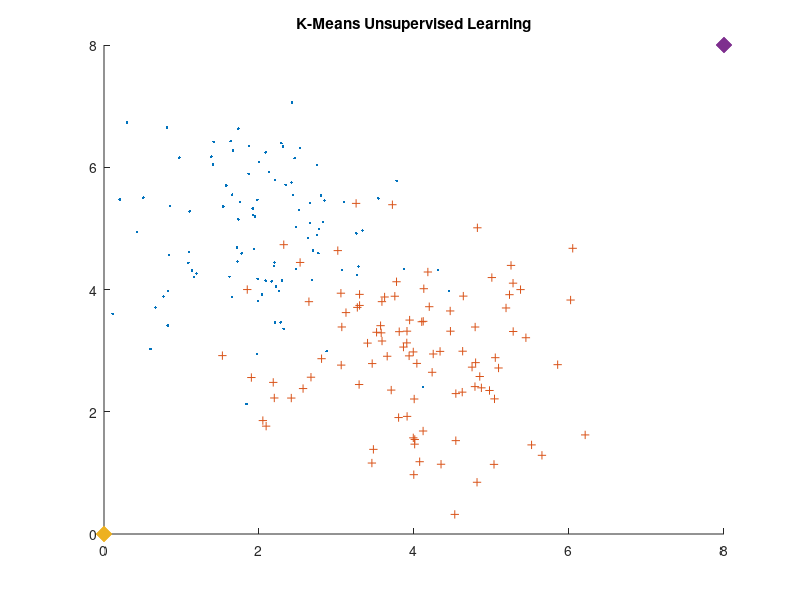
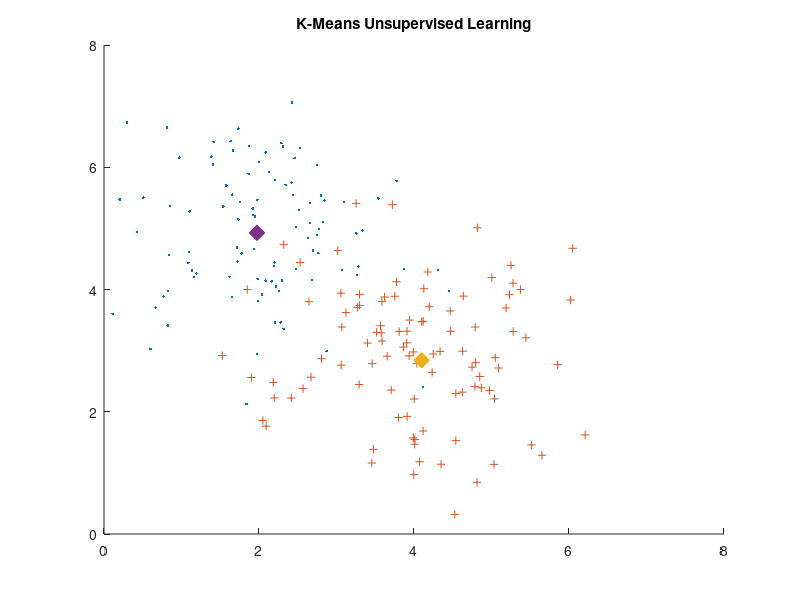

Write the MATLAB code that produced these figures, in order.
clear all; clc;
X = mvnrnd([2 5], [1 1], 100); %OG data
Y = mvnrnd([4 3], [1 1], 100);

Z = vertcat(X,Y);

x = [0 00];
y = [8 8];
mus = [];
H = 10;
j = 0;
figure
hold on
plot(X(:,1),X(:,2),'.'); %plot
plot(Y(:,1),Y(:,2),'+');
title('K-Means Unsupervised Learning');
plot(x(:,1),x(:,2),'x','linewidth',8); %plot
plot(y(:,1),y(:,2),'x','linewidth',8);
axis([0 8 0 8]);
while(H > 1)
classx = [];
classy = [];
for i = 1:length(Z)
   distx = pdist2(x,Z(i,1:2));
   disty = pdist2(y,Z(i,1:2));
   if(distx < disty)
      classx = [classx;(Z(i,1:2))];
   else
      classy = [classy;(Z(i,1:2))];
   end
end
mus = [mus;x];
x = mean(classx);
y = mean(classy);
H = H -1;


end

figure
hold on
plot(X(:,1),X(:,2),'.'); %plot
plot(Y(:,1),Y(:,2),'+');
title('K-Means Unsupervised Learning');
plot(x(:,1),x(:,2),'x','linewidth',8); %plot
plot(y(:,1),y(:,2),'x','linewidth',8);
axis([0 8 0 8]);


hold off
